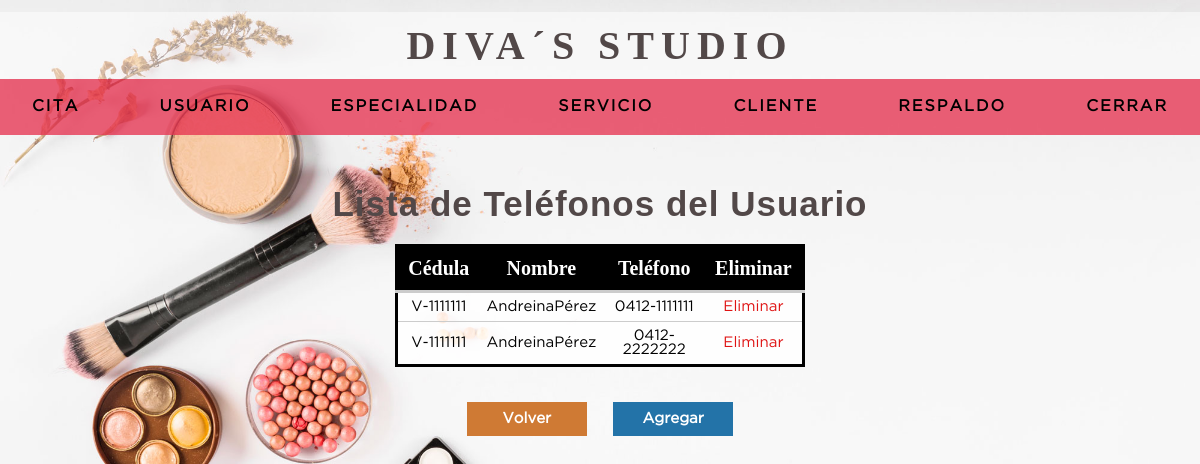
/listado-telefono_usuario.php?ci=V-1111111 (signed in), run on the app's committed database.
### tables this page shows
CREATE TABLE `telefono_usuario` (
  `ci_usuario` varchar(20) NOT NULL,
  `idarea` int(11) NOT NULL,
  `telefono_usuario` int(11) NOT NULL,
  PRIMARY KEY (`ci_usuario`,`idarea`,`telefono_usuario`) USING BTREE,
  KEY `idarea` (`idarea`),
  CONSTRAINT `telefono_usuario_ibfk_1` FOREIGN KEY (`ci_usuario`) REFERENCES `usuario` (`ci_usuario`) ON DELETE CASCADE ON UPDATE CASCADE,
  CONSTRAINT `telefono_usuario_ibfk_2` FOREIGN KEY (`idarea`) REFERENCES `area` (`idarea`) ON DELETE CASCADE ON UPDATE CASCADE
);

CREATE TABLE `usuario` (
  `ci_usuario` varchar(20) NOT NULL,
  `nombreu` varchar(50) NOT NULL,
  `apellidou` varchar(50) NOT NULL,
  `usuario` varchar(30) NOT NULL,
  `clave` varchar(50) NOT NULL,
  `codgenero` int(11) NOT NULL,
  `idrol` int(11) NOT NULL,
  `direccion` varchar(200) NOT NULL,
  `fechaingreso` timestamp NOT NULL DEFAULT current_timestamp(),
  `estatus` int(1) NOT NULL DEFAULT 1,
  PRIMARY KEY (`ci_usuario`) USING BTREE,
  KEY `idrol` (`idrol`),
  KEY `codgenero` (`codgenero`),
  CONSTRAINT `usuario-genero` FOREIGN KEY (`codgenero`) REFERENCES `genero` (`codgenero`) ON DELETE CASCADE ON UPDATE CASCADE,
  CONSTRAINT `usuario-rol` FOREIGN KEY (`idrol`) REFERENCES `rol` (`idrol`) ON DELETE CASCADE ON UPDATE CASCADE
);

CREATE TABLE `area` (
  `idarea` int(11) NOT NULL AUTO_INCREMENT,
  `descripcion_area` varchar(20) NOT NULL,
  PRIMARY KEY (`idarea`)
);

### listado-telefono_usuario.php (the view, shortened to what this page needs)
<?php
	if( empty($_REQUEST['ci']) ){
		header('location:listado_usuario.php');
	}else{
		$ci_usuario = $_REQUEST['ci'];
?>
<HTML>
	<HEAD>
		<?php include "includes/scripts.php";?>
	</HEAD>
	<BODY>
	<?php include "includes/headeruser.php";?>
		<section class="container" >
			<h2 class="htabla">Lista de Teléfonos del Usuario</h2>
			<table class="service">
			<thead>
				<tr>
					<th>Cédula</th>
					<th>Nombre</th>
					<th>Teléfono</th>
					<th>Eliminar</th>
				</tr>
			</thead>
			<?php
			require 'includes/conexion.php';
				$sql =mysqli_query($conexion, "SELECT telf.ci_usuario, u.nombreu, u.apellidou, telf.idarea, a.descripcion_area, telf.telefono_usuario
									FROM telefono_usuario telf
									INNER JOIN area a        ON telf.idarea = a.idarea
									INNER JOIN usuario u     ON telf.ci_usuario = u.ci_usuario
									WHERE telf.ci_usuario = '$ci_usuario' ");
			$result_telefono=mysqli_num_rows($sql);
			if($result_telefono>0){
				while ($mostrar = mysqli_fetch_array($sql)){
				$ci_usuario=$mostrar['ci_usuario'];
				$nombreu=$mostrar['nombreu'];
				$apellidou=$mostrar['apellidou'];
				$idarea=$mostrar['idarea'];
				$area=$mostrar['descripcion_area'];
				$telefono_usuario=$mostrar['telefono_usuario'];
			?>
				<form method="POST" action="">
					<tr>
						<td><?php echo $ci_usuario?></td>
						<td><?php echo $nombreu; echo $apellidou?></td>
						<td><?php echo $area; echo $telefono_usuario?></td>
						<td><a class="delete" href="eliminar-telf_usuario.php?ci=<?php echo $ci_usuario?>&area=<?php echo $idarea?>&telefono=<?php echo $telefono_usuario?>">Eliminar</a></td>
					</tr>
				</form>
			<?php
				}
			}
	}
			?>
			</table>
			<a href="listado_usuario.php" class="btn_cancel volver"> Volver</a>
			<a class="btn_cancel" href="agregar-telf_usuario.php?ci=<?php echo $ci_usuario?>">Agregar</a>
		</section>
	</BODY>
</HTML>

### css/style.css (style rules this page uses)
* { margin: 0; padding: 0; box-sizing: border-box; }
body { background-image: url('../imagen/bg-2.jpg'); background-position:center; background-repeat: no-repeat; background-size:cover; background-attachment:fixed; }
h1, h2, h3, h4, h5, h6 { font-family: 'arial'; font-weight: bold; letter-spacing: 1px; }
h2 { font-size: 20px; }
a { text-decoration: none; }
.container { padding: 10rem 15px 15px; }
.container h2 { color: rgb(82, 72, 72); margin:12px 0 10px 0; font-size: 35px; text-align: center; }
form { margin: auto; padding: 20px 50px; background-color: rgba(255, 255, 255, 0.9); border-radius:2px; border:3px solid #dedede; }
.btn_cancel, .btn_ok { width:120px; background: #E53939; color:#ffffff; display:inline-block; border:0; padding:10px; margin: 15px 10px; font-size: 15px; font-family: 'GothamBook'; font-weight:bold; cursor: pointer; }
.btn_cancel { background: #2373a8; }
.volver { background: #CF7A34; }
.htabla { font-size: 35px; font-weight: bold; font-weight: 700; }
.container { color: rgb(82, 72, 72); margin:12px 0 10px 0; font-size: 25px; text-align: center; }
table { background: rgba(255, 255, 255, 0.8); border: solid 3px #000; margin: 20px auto; width: 97%; border-collapse:collapse; }
.service { width: 35%; }
th { padding:10px; font-weight:bold; border-bottom:solid 3px #ccc; font-size: 20px; background: black; color:white; }
td { padding:7px; text-align: center; border-bottom:solid 1px #ccc; font-family: 'GothamBook'; font-size: 15px; }
.delete { color: #df1313; }

### data on the page
telefono_usuario: ci_usuario "V-1111111", ci_usuario.nombreu "Andreina", ci_usuario.apellidou "Pérez", idarea.descripcion_area "0412-", telefono_usuario "1111111"
telefono_usuario: ci_usuario "V-1111111", ci_usuario.nombreu "Andreina", ci_usuario.apellidou "Pérez", idarea.descripcion_area "0412-", telefono_usuario "2222222"
